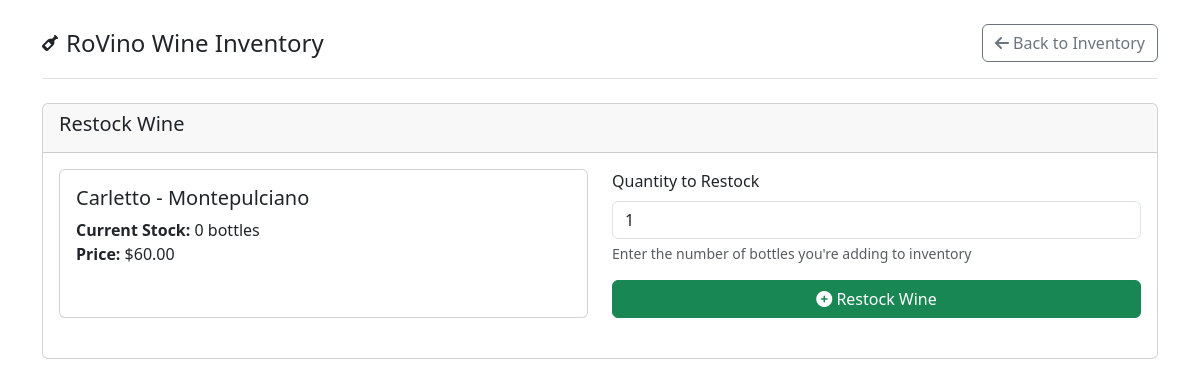
Page /restock/12 (signed in) on the earlier database version.
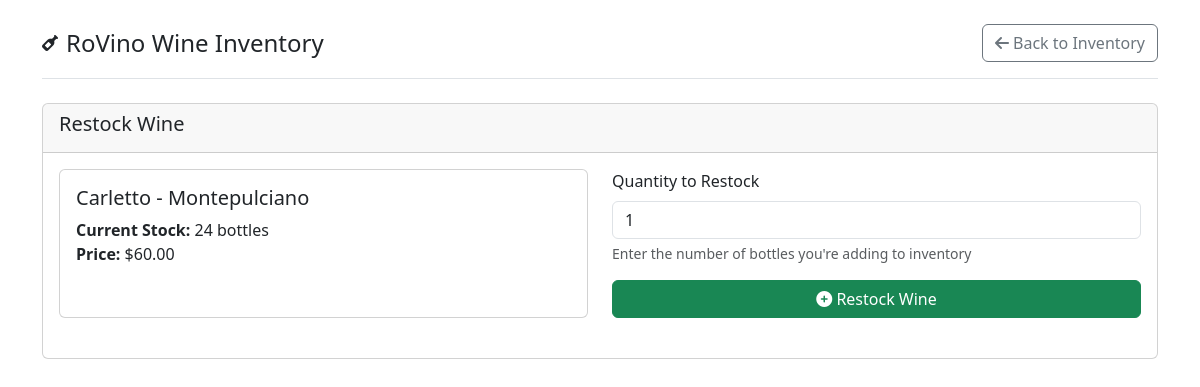
Same page on the later database version.
### tables this page shows
CREATE TABLE "Inventory" (
            id INTEGER NOT NULL PRIMARY KEY AUTOINCREMENT UNIQUE,
            wine_id INTEGER,  -- Now it's nullable
            item_name VARCHAR(150),
            category VARCHAR(50) DEFAULT 'wine',
            quantity INTEGER NOT NULL,
            price REAL,
            low_stock_threshold INTEGER,
            last_updated DATE,
            FOREIGN KEY (wine_id) REFERENCES Wines(wine_id)
        );

### Vino_Flask.py (the view, shortened to what this page needs)
@app.route('/restock/<int:wine_id>', methods=['GET', 'POST'])
@login_required
def restock(wine_id: int):
    try:
        with get_db_connection() as conn:
            wine = conn.execute('''
                SELECT w.*, i.quantity as current_stock
                FROM Wines w
                JOIN Inventory i ON w.wine_id = i.wine_id
                WHERE w.wine_id = ?
            ''', (wine_id,)).fetchone()
            if not wine:
                flash("Wine not found", 'error')
                return redirect(url_for('index'))
            return render_template('restock.html', wine=wine)
    except DatabaseError as e:
        flash(str(e), 'error')
        return redirect(url_for('index'))

### Vino_Flask.py (called while the page is built)
@contextmanager
def get_db_connection():
    conn = None
    try:
        conn = sqlite3.connect('Vino.sqlite')
        conn.row_factory = sqlite3.Row
        yield conn
        conn.commit()
    except sqlite3.Error as e:
        if conn:
            conn.rollback()
        logging.error(f"Database error: {str(e)}")
        raise DatabaseError(f"Database operation failed: {str(e)}")
    finally:
        if conn:
            conn.close()

def login_required(f):
    @wraps(f)
    def decorated_function(*args, **kwargs):
        if 'user_id' not in session:
            flash("Please log in to access this page", "error")
            return redirect(url_for('login', next=request.url))
        return f(*args, **kwargs)
    return decorated_function

### templates/restock.html (shortened to what this page needs)
<!DOCTYPE html>
<html lang="en">
<head>
    <link href="https://cdnjs.cloudflare.com/ajax/libs/bootstrap/5.3.0/css/bootstrap.min.css" rel="stylesheet">
    <link rel="stylesheet" href="https://cdnjs.cloudflare.com/ajax/libs/font-awesome/6.4.0/css/all.min.css">
</head>
<body>
    <div class="container py-4">
        <header class="pb-3 mb-4 border-bottom">
            <div class="d-flex align-items-center text-dark text-decoration-none">
                <i class="fas fa-wine-bottle me-2"></i>
                <span class="fs-4">RoVino Wine Inventory</span>
                <div class="ms-auto">
                    <a href="{{ url_for('index') }}" class="btn btn-outline-secondary">
                        <i class="fas fa-arrow-left"></i> Back to Inventory
                    </a>
                </div>
            </div>
        </header>
        <div class="card">
            <div class="card-header">
                <h5>Restock Wine</h5>
            </div>
            <div class="card-body">
                <div class="row mb-4">
                    <div class="col-md-6">
                        <div class="card h-100">
                            <div class="card-body">
                                <h5 class="card-title">{{ wine.name }} - {{ wine.type }}</h5>
                                <p class="card-text">
                                    <strong>Current Stock:</strong> {{ wine.current_stock }} bottles<br>
                                    <strong>Price:</strong> ${{ "%.2f"|format(wine.price) }}
                                </p>
                            </div>
                        </div>
                    </div>
                    <div class="col-md-6">
                        <form method="POST" action="{{ url_for('restock', wine_id=wine.wine_id) }}">
                            <div class="mb-3">
                                <label for="quantity" class="form-label">Quantity to Restock</label>
                                <input type="number" class="form-control" id="quantity" name="quantity" min="1" value="1" required>
                                <div class="form-text">Enter the number of bottles you're adding to inventory</div>
                            </div>
                            <div class="d-grid">
                                <button type="submit" class="btn btn-success">
                                    <i class="fas fa-plus-circle"></i> Restock Wine
                                </button>
                            </div>
                        </form>
                    </div>
                </div>
            </div>
        </div>
    </div>
</body>
</html>

Differences in the rows shown:
changed Inventory: current_stock "0" → "24"
